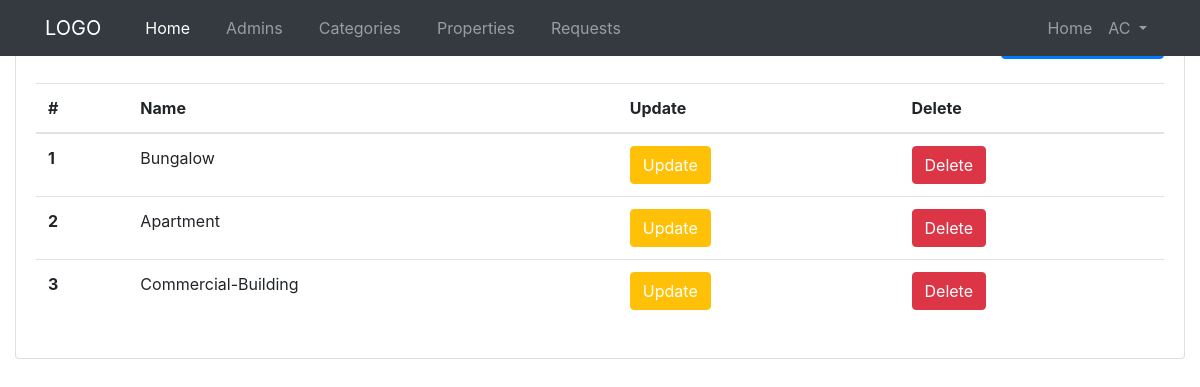
/admin-panel/categories-admins/show-categories.php (signed in), run on the app's committed database.
### tables this page shows
CREATE TABLE `categories` (
  `id` int(10) NOT NULL,
  `name` varchar(200) NOT NULL,
  `created_at` timestamp NOT NULL DEFAULT current_timestamp()
);

### admin-panel/categories-admins/show-categories.php (the view, shortened to what this page needs)
<?php require "../layouts/header.php"; ?>
<?php require "../../config/config.php"; ?>
<?php
  $categories = $conn->query("SELECT * FROM categories");
  $categories->execute();
  $allCategories = $categories->fetchAll(PDO::FETCH_OBJ);
?>
      <div class="row">
        <div class="col">
          <div class="card">
            <div class="card-body">
              <h5 class="card-title mb-4 d-inline">Categories</h5>
              <a href="create-category.php" class="btn btn-primary mb-4 text-center float-right">Create Categories</a>
              <table class="table">
                <thead>
                  <tr>
                    <th scope="col">#</th>
                    <th scope="col">Name</th>
                    <th scope="col">Update</th>
                    <th scope="col">Delete</th>
                  </tr>
                </thead>
                <tbody>
                  <?php foreach($allCategories as $categoery) : ?>
                  <tr>
                    <th scope="row"><?php echo $categoery->id; ?></th>
                    <td><?php echo $categoery->name; ?></td>
                    <td><a  href="update-category.php?id=<?php echo $categoery->id; ?>" class="btn btn-warning text-white text-center ">Update</a></td>
                    <td><a href="delete-category.php?id=<?php echo $categoery->id; ?>" class="btn btn-danger  text-center ">Delete</a></td>
                  </tr>
                  <?php endforeach; ?>
                </tbody>
              </table>
            </div>
          </div>
        </div>
      </div>
<?php require "../layouts/footer.php"; ?>

### data on the page
categories: id "1", name "Bungalow"
categories: id "2", name "Apartment"
categories: id "3", name "Commercial-Building"

### other printed values
$_SESSION['adminname'] "AC"
